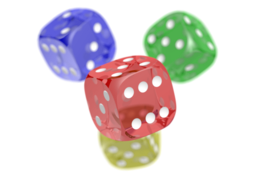
#> input picture day03/ex01/images/opaque.png, 260 x 195 px
$ python ScrapBooker.py
#> lines starting #> are read from the running program, lines starting #| are printed output that depends on the picture
import numpy as np
import matplotlib as mpl
import matplotlib.image as mpimg

class ScrapBooker:
    def crop(self, array: np.array, dimensions, position=(0,0)):
        true_dimensions = list(dimensions)
        array = np.copy(array)
        try :
            if array.shape[0] < dimensions[0] + position[0]:
                print("Error : crop is to high.")
                true_dimensions[0] -= dimensions[0] - position[0] - array.shape[0]
            if array.shape[1] < dimensions[1] + position[1]:
                print("Error : crop is to wide.")
                true_dimensions[1] -= dimensions[1] - position[1] - array.shape[1]

            a = array[position[0]:true_dimensions[0], position[1]:true_dimensions[1]]
        except Exception as e:
            print("Error on array allocation.", e)
            exit(1)
        return a

    def thin(self, array: np.array, n, axis=0):
        a = np.copy(array)
        try :
            to_delete=[]
            for i in range(a.shape[axis-1]):
                if i % n == 0:
                    to_delete.append(i)
            a = np.delete(array, to_delete, axis-1)
        except Exception as e:
            print("Error deleting.", e)
            exit(1)
        return a

    def juxtapose(self, array: np.array, n, axis=0):
        a = array.copy()
        try:
            for i in range(n-1):
                a = np.concatenate([a, array], axis)
        except Exception as e:
            print(e)
            exit(1)
        return a

    def mosaic(self, array: np.array, dimensions):
        a = np.array(array)
        for axis, dim in enumerate(dimensions):
            a = self.juxtapose(a, round(dim / a.shape[axis])+1, axis)
        a = self.crop(a, dimensions)
        return a


image = mpimg.imread("../ex01/images/opaque.png")
#> image is the input picture: shape (195, 260, 4) float32; mean R, G, B, A 0.185, 0.162, 0.155, 0.266
print("image ", str(image.shape))
#| image  (195, 260, 4)
a = [[10,11,12,13],[20,21,22,23],[30,31,32,33]]

sc = ScrapBooker()
test = sc.crop(image, (100,100))
#> in crop, `a = array[position[0]:true_dimensions[0], position[1]:true_dimensions[..`:
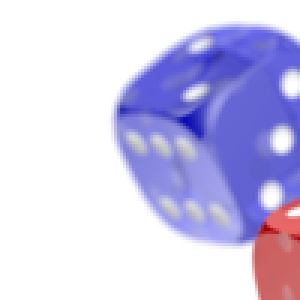
#> a: shape (100, 100, 4) float32 (shown 3 times larger); mean R, G, B, A 0.203, 0.18, 0.343, 0.353; transparent parts drawn white
# [5 lines of commented-out code are left out]
test = sc.mosaic(image, (100,200))
#> the loop in mosaic, `for axis, dim in enumerate(dimensions):` made 2 passes
#> pass 1, in mosaic, `a = self.juxtapose(a, round(dim / a.shape[axis])+1, axis)`:
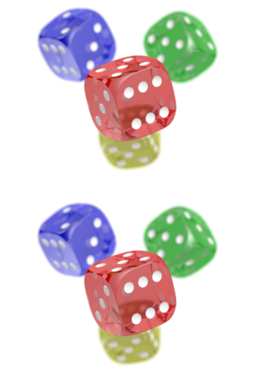
#> a: shape (390, 260, 4) float32; mean R, G, B, A 0.185, 0.162, 0.155, 0.266; transparent parts drawn white
#> pass 2, in mosaic, `a = self.juxtapose(a, round(dim / a.shape[axis])+1, axis)`:
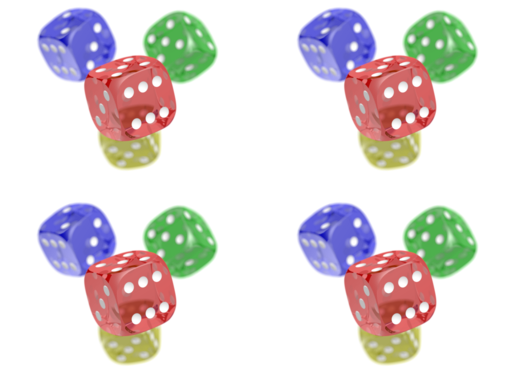
#> a: shape (390, 520, 4) float32; mean R, G, B, A 0.185, 0.162, 0.155, 0.266; transparent parts drawn white
#> call 2 of crop, with dimensions = (100, 200), position = (0, 0)
#> in crop (call 2), `a = array[position[0]:true_dimensions[0], position[1]:true_dimensions[..`:
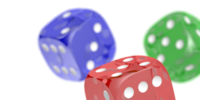
#> a: shape (100, 200, 4) float32; mean R, G, B, A 0.277, 0.262, 0.297, 0.45; transparent parts drawn white
print("test ", str(test.shape), "\n", str(test))
#> (printed output is left out)
